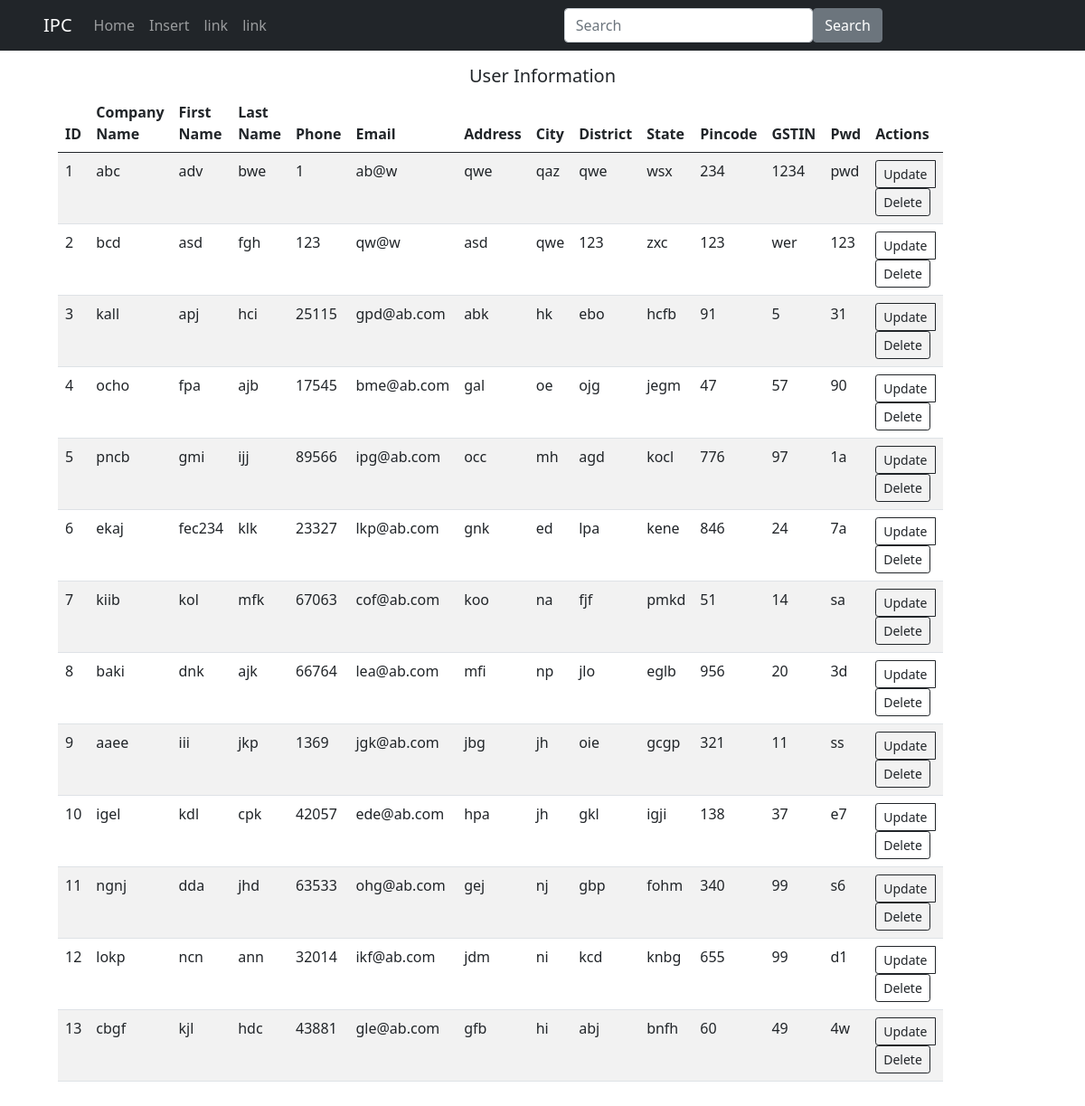
The app's page /, older data.
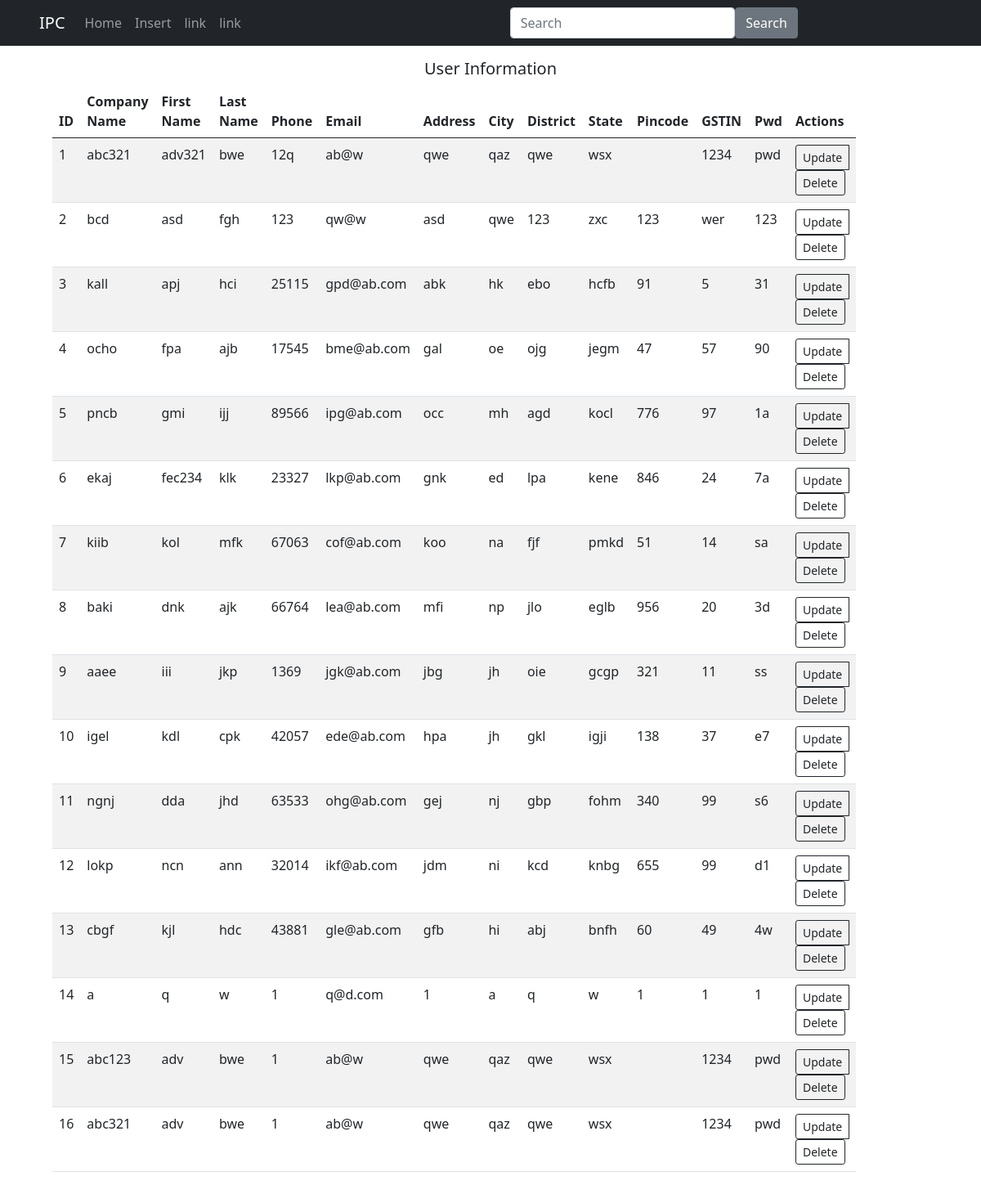
The same page, newer data.
### user.py (models this page shows, shortened)
class User(db.Model):
    id = db.Column(db.Integer,primary_key=True)
    company_name = db.Column(db.String(400),nullable=False)
    First_Name = db.Column(db.String(200), nullable=False)
    Last_name = db.Column(db.String(200), nullable=False)
    Phone = db.Column(db.Integer(), nullable=False)
    Email = db.Column(db.String(200), nullable=False)
    Address = db.Column(db.String(200), nullable=False)
    City = db.Column(db.String(200), nullable=False)
    District = db.Column(db.String(200), nullable=False)
    State = db.Column(db.String(200), nullable=False)
    Pincode = db.Column(db.Integer(), nullable=False)
    gstin = db.Column(db.Integer(), nullable=False)
    pwd = db.Column(db.String(200), nullable=False)

### user.py (the view)
@app.route('/',methods=['GET','POST'])
def index():
    if request.method == "POST":
        search = request.form['search']
        users = User.query.filter(func.lower(User.company_name)==func.lower(search)).all()
        return render_template('index.html', users=users)
    else:
        users = User.query.order_by(User.id).all()
        return render_template('index.html',users=users)

### templates/index.html (shortened to what this page needs)
{% extends 'base.html' %}
{% block body %}
<div class="content p-3">
    <div class="row">
        <div class="col-md-12">
            <h5 align="center">User Information</h5>
        </div>
    </div>
    {% if users|length < 1 %}
    <h4 style="text-align: center">There are no users!</h4>
    {% else %}
    <div class="row">
        <div class="col-md-10">
<table class="table table-striped p-3 mx-md-5">
    <thead class="thead-dark">
    <tr>
        <th scope="col">ID</th>
        <th scope="col">Company Name</th>
        <th scope="col">First Name</th>
        <th scope="col">Last Name</th>
        <th scope="col">Phone</th>
        <th scope="col">Email</th>
        <th scope="col">Address</th>
        <th scope="col">City</th>
        <th scope="col">District</th>
        <th scope="col">State</th>
        <th scope="col">Pincode</th>
        <th scope="col">GSTIN</th>
        <th scope="col">Pwd</th>
        <th scope="col">Actions</th>
    </tr>
    </thead>
    <tbody>
    {% for user in users %}
    <tr scope="row">
        <td>{{ user.id }}</td>
        <td>{{ user.company_name }}</td>
        <td>{{ user.First_Name }}</td>
        <td>{{ user.Last_name }}</td>
        <td>{{ user.Phone }}</td>
        <td>{{ user.Email }}</td>
        <td>{{ user.Address }}</td>
        <td>{{ user.City }}</td>
        <td>{{ user.District }}</td>
        <td>{{ user.State }}</td>
        <td>{{ user.Pincode }}</td>
        <td>{{ user.gstin }}</td>
        <td>{{ user.pwd }}</td>
        <td>
            <div class="btn-group mr-3" role="group" aria-label="Basic example">
            <a class="btn btn-outline-dark btn-sm " type="button" href="/update/{{user.id}}">Update</a><br>
                </div>
            <div class="btn-group mr-3" role="group" aria-label="Basic example">
            <a class="btn btn-outline-dark btn-sm " type="button" href="/delete/{{user.id}}">Delete</a>
            </div>
        </td>
    </tr>
    {% endfor %}
    </tbody>
</table>
        </div>
    </div>
         {% endif %}
</div>
{% endblock %}

### templates/base.html (shortened to what this page needs)
<!DOCTYPE html>
<html lang="en">
<head>
    <link href="https://cdn.jsdelivr.net/npm/bootstrap@5.0.0-beta3/dist/css/bootstrap.min.css" rel="stylesheet">
</head>
<body>
<nav class="navbar navbar-expand-lg navbar-dark bg-dark px-md-5"> <a class="navbar-brand" href="#" data-abc="true">IPC</a>
    <div class="collapse navbar-collapse" id="navbarColor02">
        <ul class="navbar-nav mr-auto col col-sm-6">
            <li class="nav-item active"> <a class="nav-link" href="/" data-abc="true">Home</a> </li>
            <li class="nav-item"> <a class="nav-link" href="/insert" data-abc="true">Insert</a> </li>
            <li class="nav-item"> <a class="nav-link" href="#" data-abc="true">link</a> </li>
            <li class="nav-item"> <a class="nav-link" href="#" data-abc="true">link</a> </li>
        </ul>
        <form class="form-inline my-2 my-lg-0 d-flex justify-content-end col col-sm-4" action="/" method="POST"> <input class="form-control mr-sm-2" type="text" placeholder="Search" id="search" name="search"> <button class="btn btn-secondary my-2 my-sm-0" type="submit">Search</button> </form>
    </div>
</nav>
{% block body %} {% endblock %}
</body>
</html>

Row changes from the older to the newer data that the page shows:
changed User id 1: company_name "abc" → "abc321"; First_Name "adv" → "adv321"; Phone "1" → "12q"; Pincode "234" → (not shown)
added User: id "14", company_name "a", First_Name "q", Last_name "w", Phone "1", Email "q@d.com", Address "1", City "a", District "q", State "w", Pincode "1", gstin "1", pwd "1"
added User: id "15", company_name "abc123", First_Name "adv", Last_name "bwe", Phone "1", Email "ab@w", Address "qwe", City "qaz", District "qwe", State "wsx", gstin "1234", pwd "pwd"
added User: id "16", company_name "abc321", First_Name "adv", Last_name "bwe", Phone "1", Email "ab@w", Address "qwe", City "qaz", District "qwe", State "wsx", gstin "1234", pwd "pwd"
